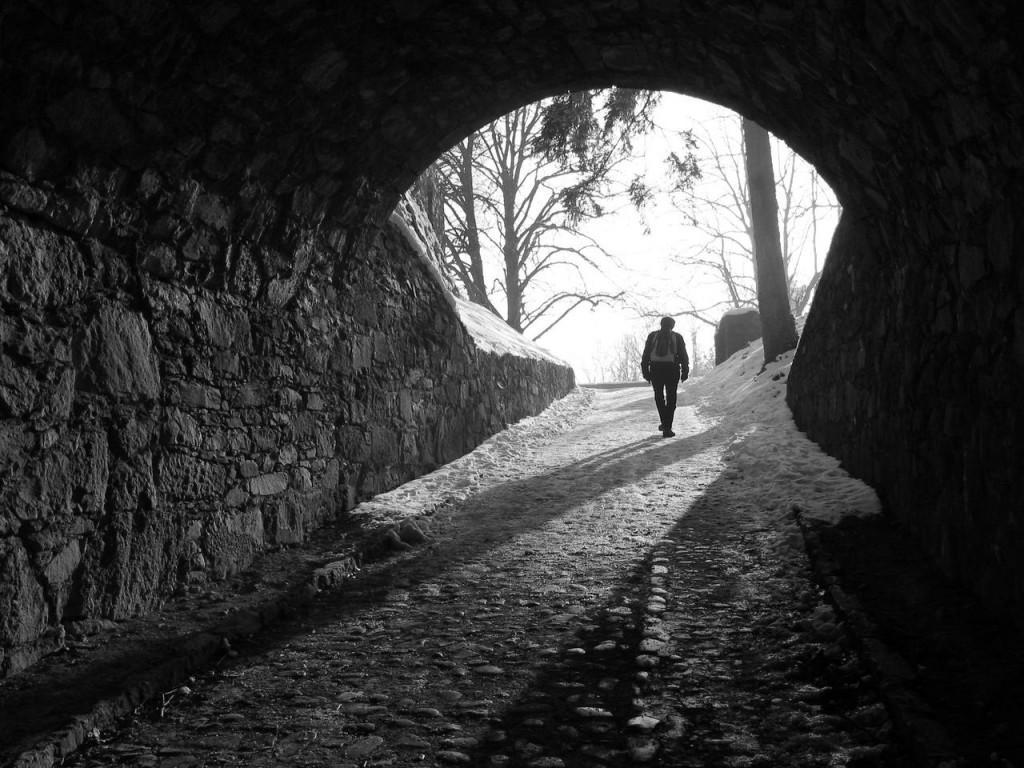
%> input picture image reference.jpg, 1024 x 768 px
$ octave q2_horizontal.m   (GNU Octave 9; MATLAB toolbox functions it lacks are replaced by stand-ins)
%> lines starting %> are read from the running program, lines starting %| are printed output that depends on the picture; in (x1, y1, x2, y2) boxes, pixels count from 0 and x2, y2 are one past the last pixel; in counts of white or black regions, pixels touching at a corner belong together; the program's own positions count from 1
clc;
clear;
close all;
I = imread('image reference.jpg');
%> I is the input picture: size 768x1024 uint8; min 0, max 255, mean 56.8
hx = [-1 0 1; -1 0 1; -1 0 1];
hy = [-1 -1 -1; 0 0 0; 1 1 1];
figure
imshow(I)
title('org')
xkernel = conv2(I,hx,'same');
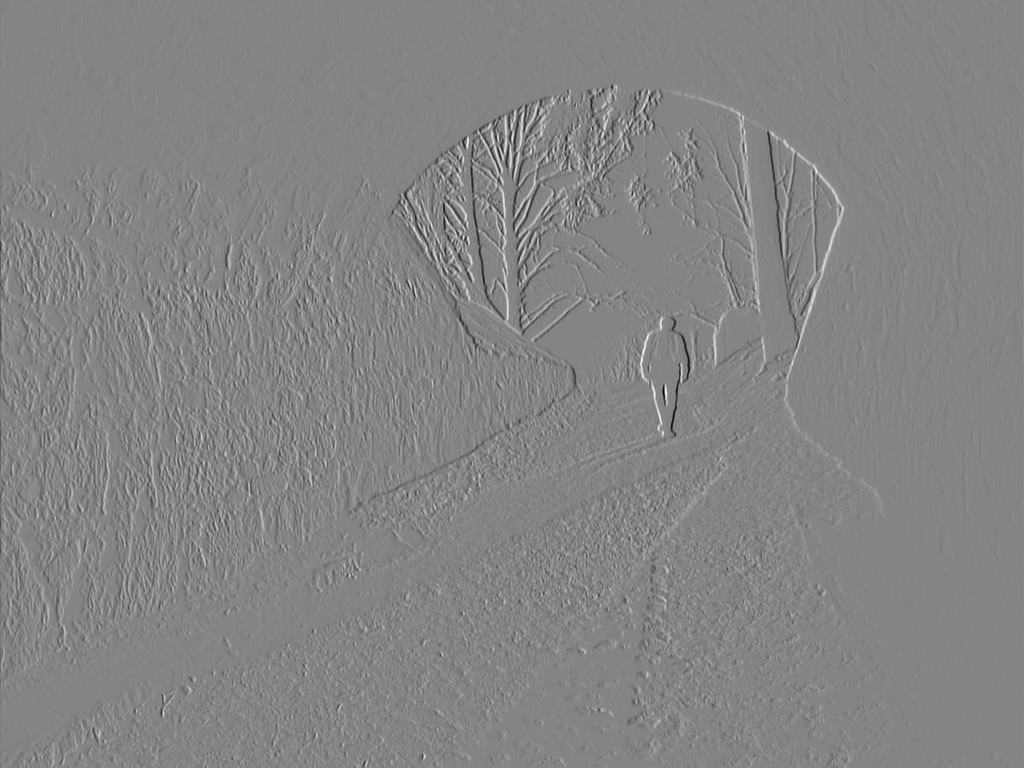
%> xkernel: size 768x1024 double; min -656, max 605, mean 0.1; drawn with min black and max white
figure
imshow(xkernel);
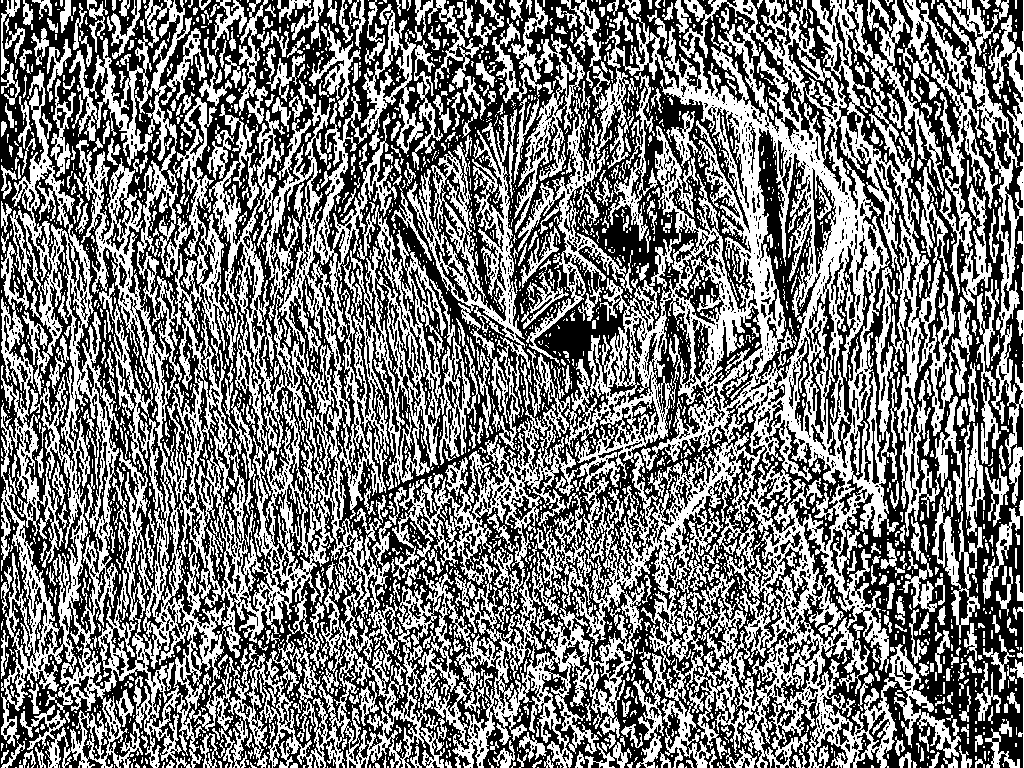
%> displayed picture: size 768x1024, on the screen's scale of 0 to 255; 47.6% white; 3032 white regions (2378 under 20 px), largest, box (x1, y1, x2, y2) and area: (1, 0, 956, 768) 248261, (952, 0, 1024, 768) 9680, (407, 109, 530, 450) 9144
title('x')
ykernel = conv2(I,hy,'same');
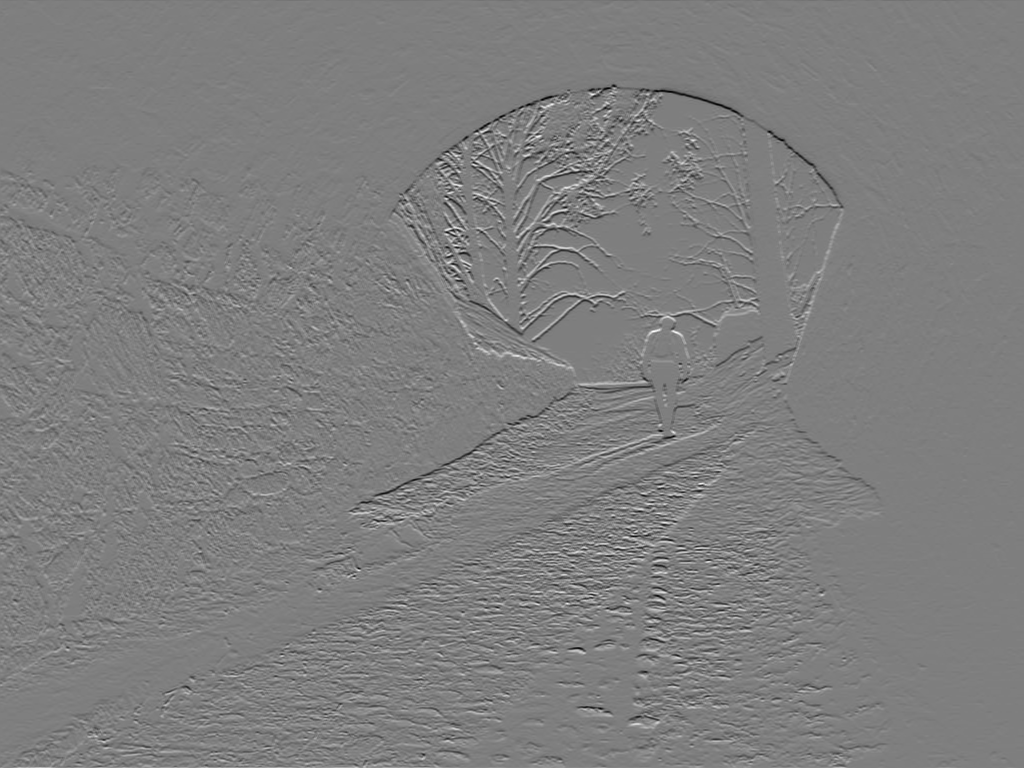
%> ykernel: size 768x1024 double; min -526, max 532, mean -0.1; drawn with min black and max white
figure
imshow(ykernel);
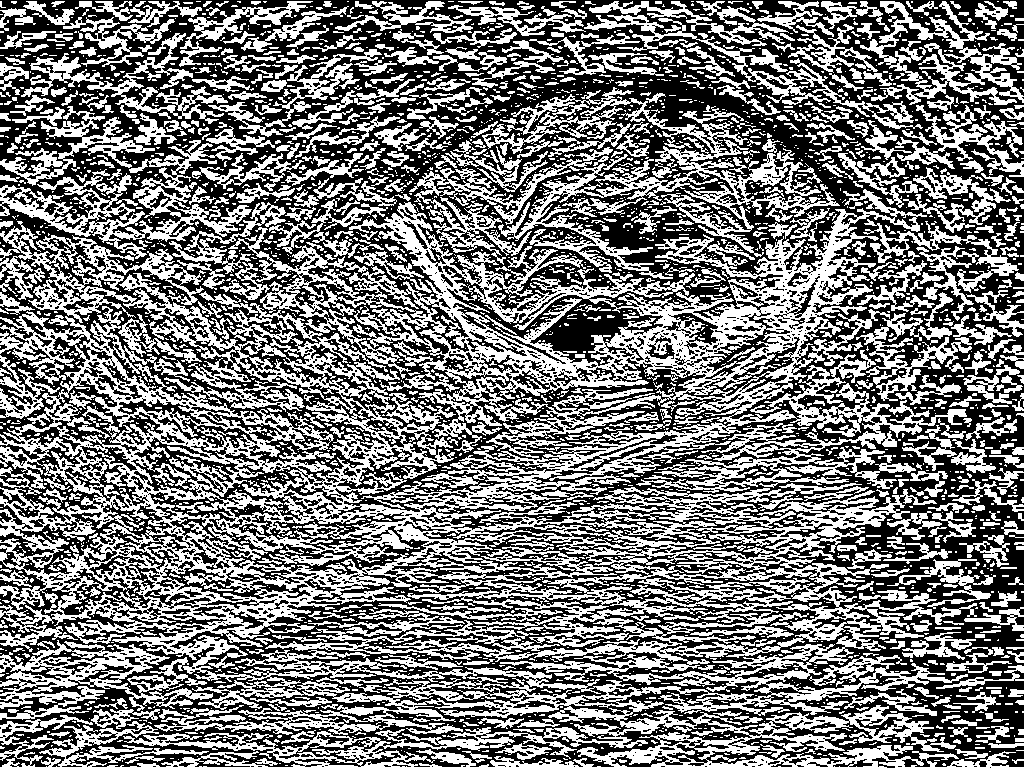
%> displayed picture: size 768x1024, on the screen's scale of 0 to 255; 47.1% white; 3001 white regions (2316 under 20 px), largest, box (x1, y1, x2, y2) and area: (0, 189, 1024, 768) 209316, (409, 87, 840, 279) 17928, (0, 126, 275, 259) 7698
title('y')
